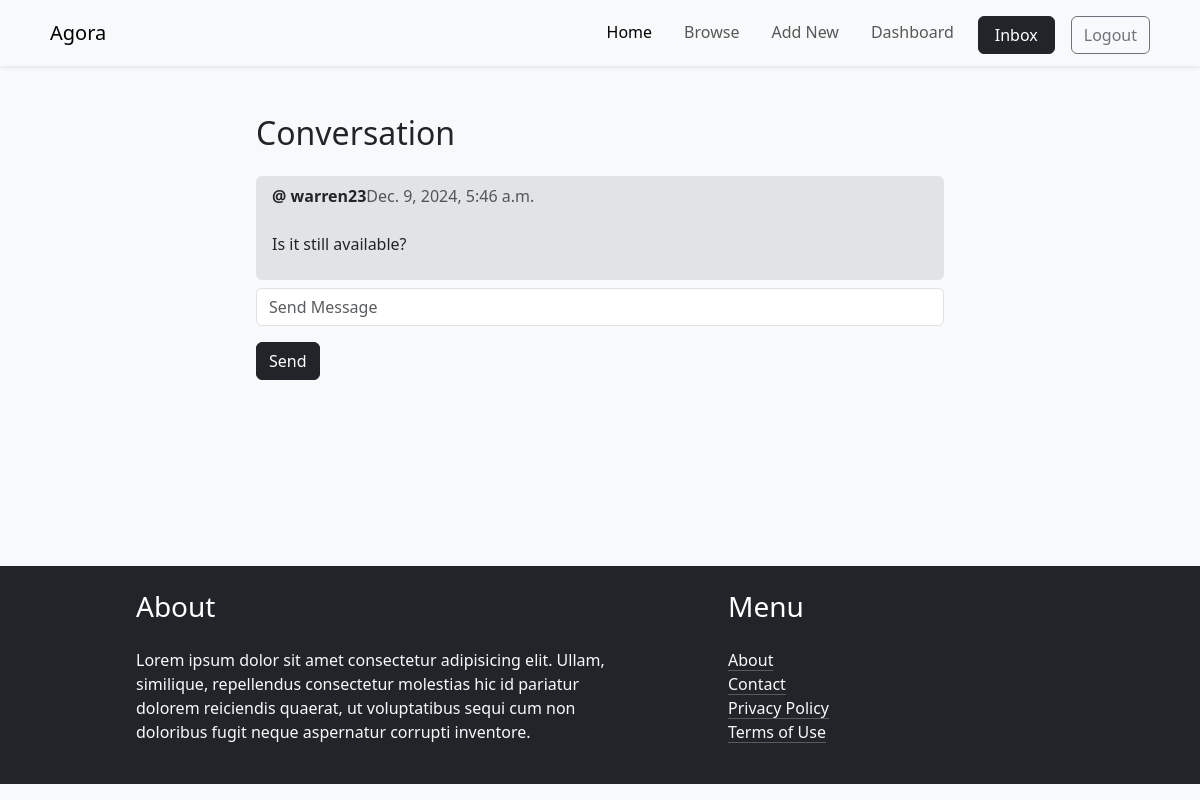
The app's page /conversation/3/ (signed in), older data.
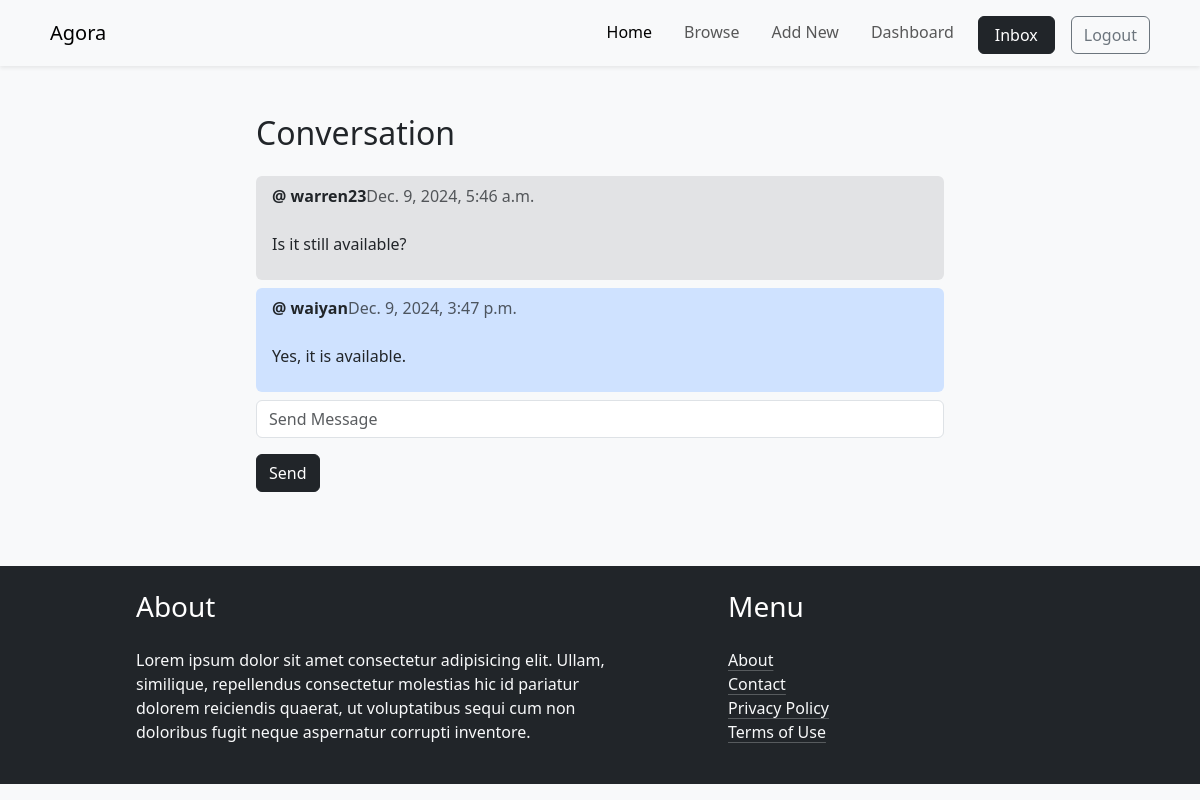
The same page, newer data.
### conversation/models.py (models this page shows)
class ConversationMessage(models.Model):
    conversation = models.ForeignKey(Conversation, related_name='messages', on_delete=models.CASCADE)
    content = models.TextField()
    created_at = models.DateTimeField(auto_now_add=True)
    created_by = models.ForeignKey(User, related_name='created_messages', on_delete=models.CASCADE, null=True)

### conversation/views.py (the view)
# urls.py: path('<int:pk>/', views.detail, name='detail'),
@login_required
def detail(request, pk):
    conversation = Conversation.objects.filter(members__in=[request.user.id]).get(pk=pk)
    if request.method == 'POST':
        form = ConversationMessageForm(request.POST)
        if form.is_valid():
            conversation_message = form.save(commit=False)
            conversation_message.conversation = conversation
            conversation_message.created_by = request.user
            conversation_message.save()
            conversation.save()
            return redirect('conversation:detail', pk=pk)
    else:
        form = ConversationMessageForm()
    return render(request, 'conversation/detail.html', {
        'form' : form,
        'conversation' : conversation
    })

### conversation/forms.py
class ConversationMessageForm(forms.ModelForm):
    class Meta:
        model = ConversationMessage
        fields = ('content',)
        labels = {
            'content' : ''
        }
        widgets = {
            'content' : forms.TextInput(attrs={
                'class' : 'form-control',
                'placeholder' : 'Send Message',
            })
        }

### conversation/templates/conversation/detail.html (shortened to what this page needs)
{% extends 'core/base.html' %}
{% block content %}
<div class="container p-5" style="min-height: 500px;">
    <div class="row">
        <div class="col-8 offset-2">
            <h2 class="mb-4">Conversation</h2>
            {% for message in conversation.messages.all %}
            <div class="{% if message.created_by == request.user %} bg-primary-subtle {% else %} bg-secondary-subtle {% endif %} px-3 py-2 mb-2 rounded">
                <p class="mb-4"><strong>@ {{ message.created_by.username }}</strong><span class="text-muted">{{ message.created_at }}</span></p>
                <p>{{ message.content }}</p>
            </div>
            {% endfor %}
            <form action="." method="POST">
                {{ form.as_p }}
                <button class="btn btn-dark">Send</button>
            </form>
        </div>
    </div>
</div>
{% endblock %}

Row changes from the older to the newer data that the page shows:
added ConversationMessage: created_by.username "waiyan", created_at "Dec. 9, 2024, 3:47 p.m.", content "Yes, it is available."
